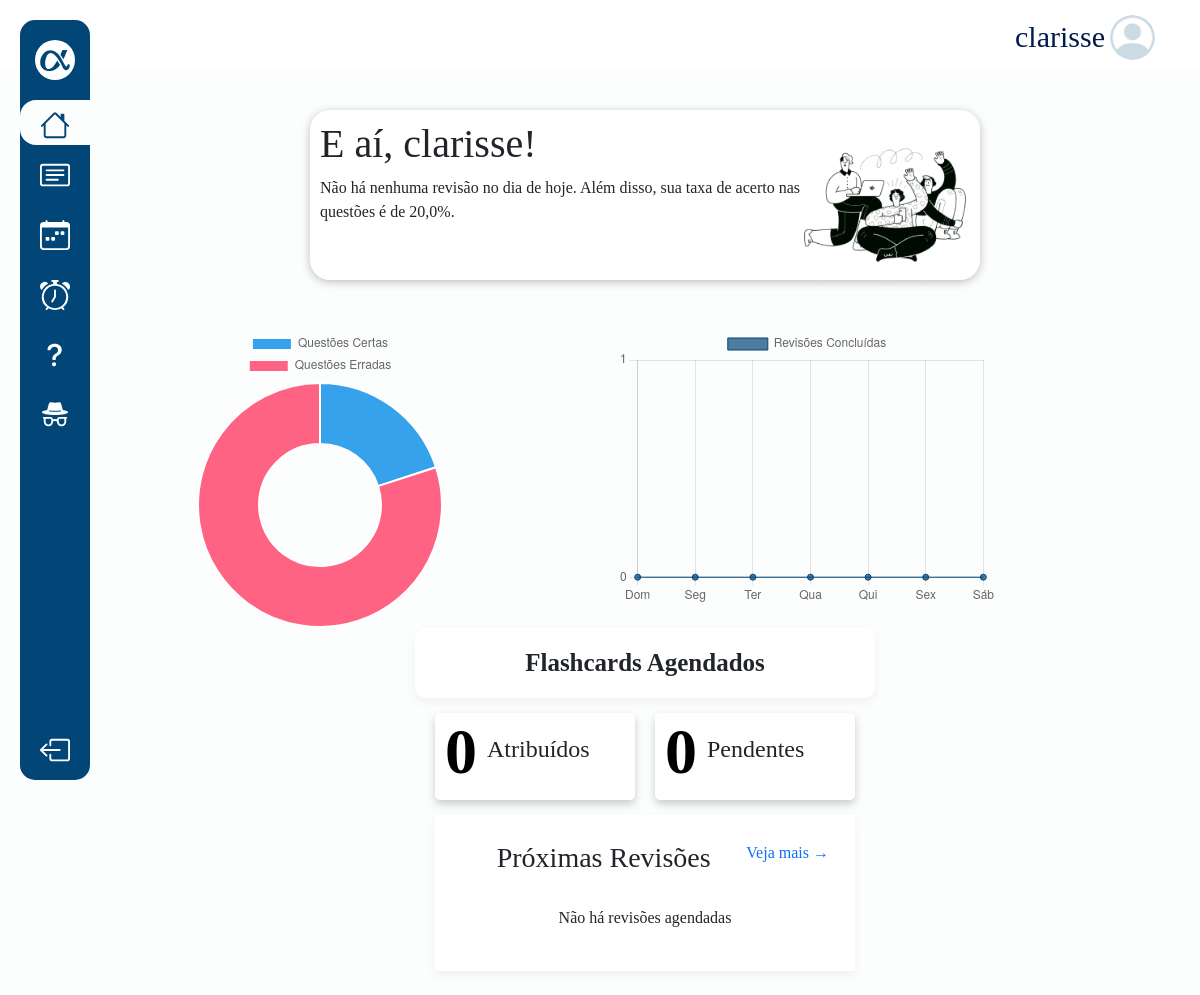
Before: /dashboard (signed in) with the older database file.
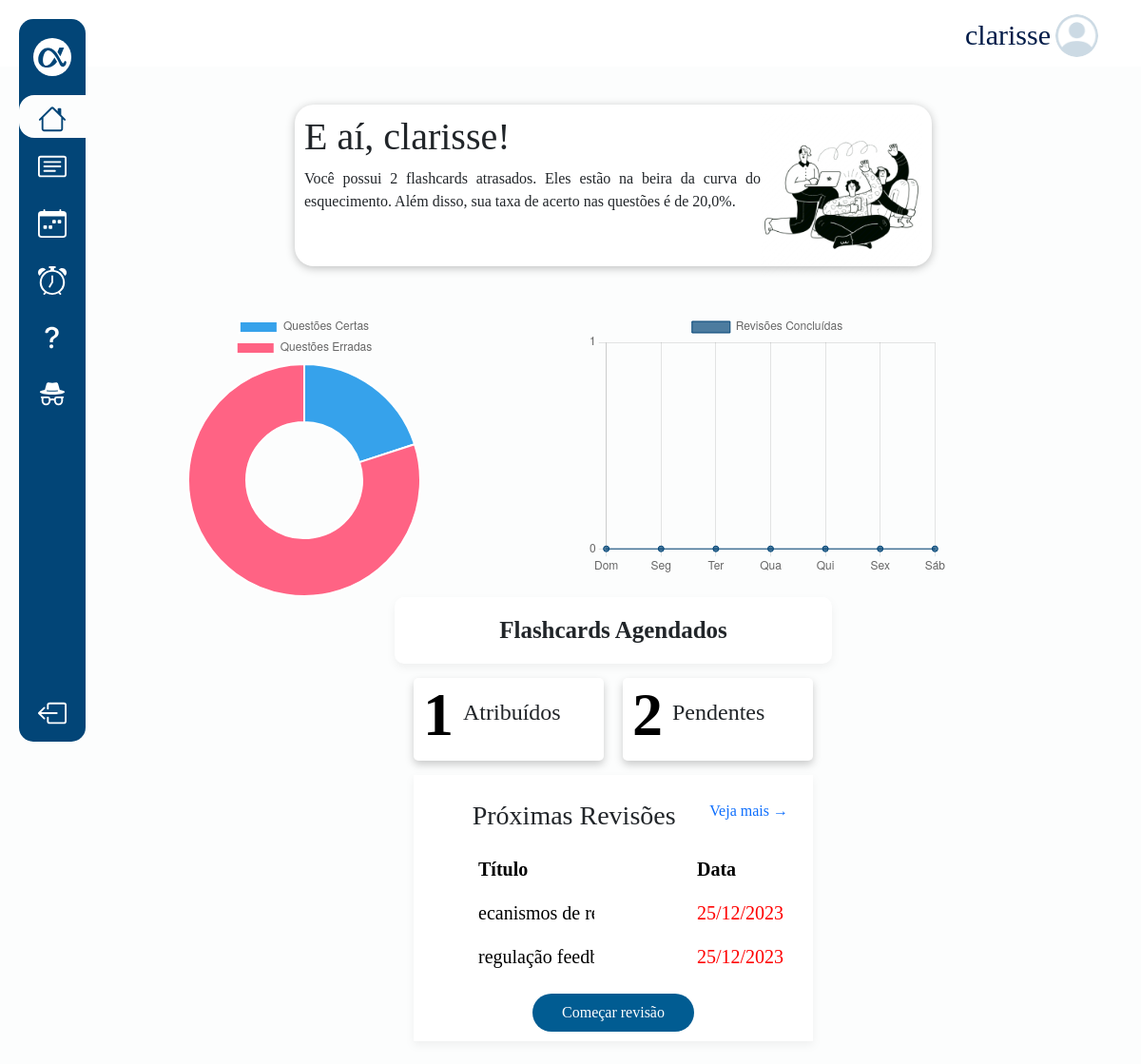
After: the same page with the newer database file.
### revisao/models.py (models this page shows, shortened)
class Revisao(models.Model):
    user = models.ForeignKey(User, on_delete=models.CASCADE)
    flashcard = models.ForeignKey(Flashcard, on_delete=models.CASCADE)
    data_agendada = models.DateField()
    concluida = models.BooleanField(default=False)

class Flashcard(models.Model):
    user = models.ForeignKey(User, on_delete=models.CASCADE)
    titulo = models.CharField(max_length=150)
    content = QuillField()
    data = models.DateField(default=timezone.now)

### core/views/home.py (the view)
# urls.py: path('dashboard', dashboard, name='dashboard'),
@login_required
def dashboard(request):
    user = request.user
    created = Profile.objects.get_or_create(user=user)
    todas_revisoes = Revisao.objects.filter(user=user, concluida=False, data_agendada__gte=date.today()).order_by('data_agendada')
    revisoes_do_dia = Revisao.objects.filter(user=user, data_agendada=date.today(), concluida=False)
    revisoes_pendentes = Revisao.objects.filter(user=user, data_agendada__lt=date.today(), concluida=False)
    revisao = Revisao.objects.filter(user=user, concluida=False, data_agendada__lte=date.today()).order_by('data_agendada').first()
    if request.user.is_authenticated:
        user_profile, created = UserProfile.objects.get_or_create(user=request.user)
    acertos = user_profile.acertos
    erros = user_profile.erros
    if acertos + erros > 0:
        taxa_acerto = round((acertos / (acertos + erros)) * 100, 2)
    else:
       taxa_acerto = 0
    dados_revisoes = revisoes(user)
    serialized_dataq = grafico(request)
    context = {
        'todas_revisoes': todas_revisoes,
        'revisoes_do_dia': revisoes_do_dia,
        'revisoes_pendentes': revisoes_pendentes,
        'dados_revisoes': dados_revisoes,
        'revisao': revisao,
        'serialized_dataq': serialized_dataq,
        'taxa_acerto': taxa_acerto,
    }
    return render(request, "core/pages/dashboard.html", context)

### core/views/home.py (called while the page is built)
def revisoes(user):
    today = datetime.now().date()
    inicio = today - timedelta(days=today.weekday()) + timedelta(days=1)
    fim = inicio + timedelta(days=6)
    data = (
        Revisao.objects
        .filter(user=user, concluida=True, data_agendada__range=[inicio, fim])
        .values('data_agendada')
        .annotate(revisoes=Count('id'))
        .order_by('data_agendada')
    )
    dias = ['Dom', 'Seg', 'Ter', 'Qua', 'Qui', 'Sex', 'Sáb']
    revisoes_por_dia = [0] * len(dias)
    for item in data:
        data_agendada = item['data_agendada'] + timedelta(days=1)
        dia_da_semana = data_agendada.weekday()
        revisoes_por_dia[dia_da_semana] = item['revisoes']
    dados = {
        'dias': dias,
        'revisoes': revisoes_por_dia
        }
    print(dados)
    return json.dumps(dados)

### core/templates/core/pages/dashboard.html (shortened to what the changed rows need)
{% extends 'core/partials/base.html' %}
{% load static %}
{% block content %}
<br>
<div class="d-flex mt-3 container  mainc">
    <div class="">
        <div class="d-flex msgbv">
            <div>
                <h1>E aí, {{user.username}}!</h1>
                {% if revisoes_do_dia.count > 0 and revisoes_pendentes.count > 0 %}
                    {% if revisoes_do_dia.count == 1 %}
                        {% if revisoes_pendentes.count == 1 %}
                            <p>No dia de hoje, está disponível 1 flashcard para revisão, mas não se esqueça do flashcard atrasado. Eles estão na beira da curva do esquecimento. Além disso, sua taxa de acerto nas questões é de {{ taxa_acerto }}%.</p>
                        {% else %}
                            <p>No dia de hoje, está disponível 1 flashcard para revisão, mas não se esqueça dos {{ revisoes_pendentes.count }} flashcards atrasados. Eles estão na beira da curva do esquecimento. Além disso, sua taxa de acerto nas questões é de {{ taxa_acerto }}%.</p>
                        {% endif %}
                    {% else %}
                        {% if revisoes_pendentes.count == 1 %}
                            <p>No dia de hoje, estão disponíveis {{ revisoes_do_dia.count }} flashcards para revisão, mas não podemos esquecer do flashcard atrasado. Ele está na beira da curva do esquecimento. Além disso, sua taxa de acerto nas questões é de {{ taxa_acerto }}%.</p>
                        {% else %}
                            <p>No dia de hoje, estão disponíveis {{ revisoes_do_dia.count }} flashcards para revisão, mas não podemos esquecer dos {{ revisoes_pendentes.count }} flashcards atrasados. Eles estão na beira da curva do esquecimento. Além disso, sua taxa de acerto nas questões é de {{ taxa_acerto }}%.</p>
                        {% endif %}
                    {% endif %}
                {% elif revisoes_do_dia.count == 0 and revisoes_pendentes.count > 0 %}
                    {% if revisoes_pendentes.count == 1 %}
                        <p>Você possui 1 flashcard atrasado. Ele está na beira da curva do esquecimento. Além disso, sua taxa de acerto nas questões é de {{ taxa_acerto }}%.</p>
                    {% else %}
                        <p>Você possui {{ revisoes_pendentes.count }} flashcards atrasados. Eles estão na beira da curva do esquecimento. Além disso, sua taxa de acerto nas questões é de {{ taxa_acerto }}%.</p>
                    {% endif %}
                {% else %}
                    <p>Não há nenhuma revisão no dia de hoje. Além disso, sua taxa de acerto nas questões é de {{ taxa_acerto }}%.</p>
                {% endif %}
            </div>
        </div>
                {% include 'questoes/partials/grafico.html' %}
                {% include 'revisao/grafico.html' %}
    </div>
    <div class="lado2">
        <div class="fage">
            <h1 class="d-flex justify-content-center">Flashcards Agendados</h1>
        </div>
        <div class="d-flex mainfatri">
            <div class="fatri">
                <h1>{{todas_revisoes.count}}</h1>
                <p>Atribuídos</p>
            </div>
            <div class="fatri">
                <h1>{{revisoes_pendentes.count}}</h1>
                <p>Pendentes</p>
            </div>
        </div>
        <div class="tabelare">
            {% if revisao %}
            <table class="table table-borderless">
                <tr class="ftr">
                    <th class="fth">Título</th>
                    <th class="fth">Data</th>
                </tr>
                {% for revisao in revisoes_pendentes|slice:":5" %}
                <tr class="ftr">
                    <td class="ftd"><a
                            href="{% url 'detalhes_flashcard' id=revisao.flashcard.id %}">{{revisao.flashcard.titulo}}</a>
                    </td>
                    <td class="ftd" id="pendentes">{{ revisao.data_agendada|date:"d/m/Y" }}</td>
                </tr>
                {% endfor %}
            </table>
            <div class="bcomecarev">
                <a href="{% url 'detalhes_flashcard' id=revisao.flashcard.id %}">Começar revisão</a>
            </div>
            {% else %}
            <div class="nhra">
                <p>Não há revisões agendadas</p>
            </div>
            {% endif %}
        </div>
        <br>
    </div>
    {% endblock %}

Changed rows visible on the page:
added Revisao: flashcard.titulo "ecanismos de…", data_agendada "25/12/2023"
added Revisao: flashcard.titulo "regulação…", data_agendada "25/12/2023"
Other visible differences:
{{ revisoes_pendentes.count }}: (not shown) → "2"
{{ taxa_acerto }}: (not shown) → "20,0"
{{ todas_revisoes.count }}: "0" → "1"
{{ revisoes_pendentes.count }}: "0" → "2"
{{ taxa_acerto }}: "20,0" → (not shown)
text no longer shown: "Não há nenhuma revisão no dia de hoje. Além disso, sua taxa de acerto nas questões é de Não há revisões agendadas"
text now shown: "Você possui flashcards atrasados. Eles estão na beira da curva do esquecimento. Além disso, sua taxa de acerto nas questões é de Título Data Começar revisão"
